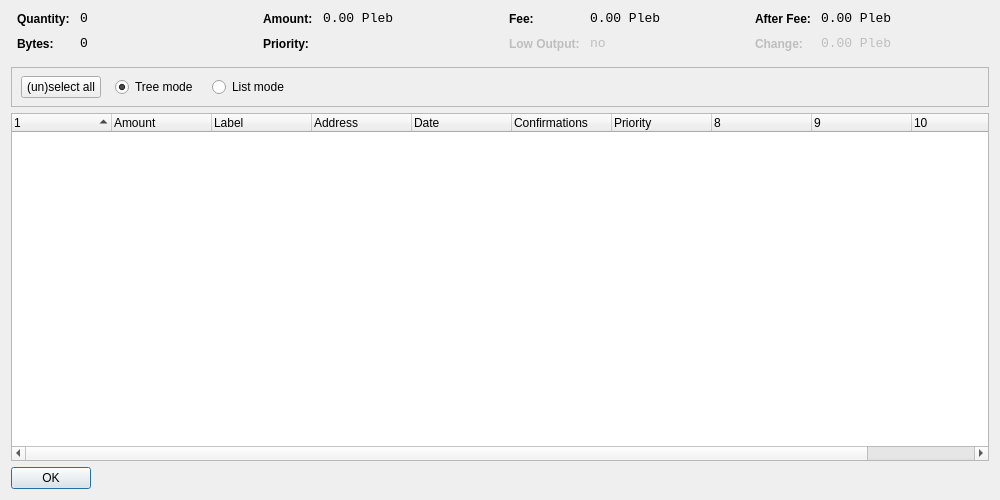
<?xml version="1.0" encoding="UTF-8"?>
<ui version="4.0">
 <class>CoinControlDialog</class>
 <widget class="QDialog" name="CoinControlDialog">
  <property name="geometry">
   <rect>
    <x>0</x>
    <y>0</y>
    <width>1000</width>
    <height>500</height>
   </rect>
  </property>
  <property name="windowTitle">
   <string>Coin Control</string>
  </property>
  <layout class="QVBoxLayout" name="verticalLayout">
   <item>
    <layout class="QHBoxLayout" name="horizontalLayoutTop" stretch="0,0,0,0">
     <property name="topMargin">
      <number>0</number>
     </property>
     <property name="bottomMargin">
      <number>10</number>
     </property>
     <item>
      <layout class="QFormLayout" name="formLayoutCoinControl1">
       <property name="horizontalSpacing">
        <number>10</number>
       </property>
       <property name="verticalSpacing">
        <number>10</number>
       </property>
       <property name="leftMargin">
        <number>6</number>
       </property>
       <property name="rightMargin">
        <number>6</number>
       </property>
       <item row="0" column="0">
        <widget class="QLabel" name="labelCoinControlQuantityText">
         <property name="styleSheet">
          <string notr="true">font-weight:bold;</string>
         </property>
         <property name="text">
          <string>Quantity:</string>
         </property>
        </widget>
       </item>
       <item row="0" column="1">
        <widget class="QLabel" name="labelCoinControlQuantity">
         <property name="font">
          <font>
           <family>Monospace</family>
           <pointsize>10</pointsize>
          </font>
         </property>
         <property name="cursor">
          <cursorShape>IBeamCursor</cursorShape>
         </property>
         <property name="contextMenuPolicy">
          <enum>Qt::ActionsContextMenu</enum>
         </property>
         <property name="text">
          <string notr="true">0</string>
         </property>
         <property name="textInteractionFlags">
          <set>Qt::LinksAccessibleByMouse|Qt::TextSelectableByKeyboard|Qt::TextSelectableByMouse</set>
         </property>
        </widget>
       </item>
       <item row="1" column="0">
        <widget class="QLabel" name="labelCoinControlBytesText">
         <property name="styleSheet">
          <string notr="true">font-weight:bold;</string>
         </property>
         <property name="text">
          <string>Bytes:</string>
         </property>
        </widget>
       </item>
       <item row="1" column="1">
        <widget class="QLabel" name="labelCoinControlBytes">
         <property name="font">
          <font>
           <family>Monospace</family>
           <pointsize>10</pointsize>
          </font>
         </property>
         <property name="cursor">
          <cursorShape>IBeamCursor</cursorShape>
         </property>
         <property name="contextMenuPolicy">
          <enum>Qt::ActionsContextMenu</enum>
         </property>
         <property name="text">
          <string notr="true">0</string>
         </property>
         <property name="textInteractionFlags">
          <set>Qt::LinksAccessibleByMouse|Qt::TextSelectableByKeyboard|Qt::TextSelectableByMouse</set>
         </property>
        </widget>
       </item>
      </layout>
     </item>
     <item>
      <layout class="QFormLayout" name="formLayoutCoinControl2">
       <property name="horizontalSpacing">
        <number>10</number>
       </property>
       <property name="verticalSpacing">
        <number>10</number>
       </property>
       <property name="leftMargin">
        <number>6</number>
       </property>
       <property name="rightMargin">
        <number>6</number>
       </property>
       <item row="0" column="0">
        <widget class="QLabel" name="labelCoinControlAmountText">
         <property name="styleSheet">
          <string notr="true">font-weight:bold;</string>
         </property>
         <property name="text">
          <string>Amount:</string>
         </property>
        </widget>
       </item>
       <item row="0" column="1">
        <widget class="QLabel" name="labelCoinControlAmount">
         <property name="font">
          <font>
           <family>Monospace</family>
           <pointsize>10</pointsize>
          </font>
         </property>
         <property name="cursor">
          <cursorShape>IBeamCursor</cursorShape>
         </property>
         <property name="contextMenuPolicy">
          <enum>Qt::ActionsContextMenu</enum>
         </property>
         <property name="text">
          <string notr="true">0.00 Pleb</string>
         </property>
         <property name="textInteractionFlags">
          <set>Qt::LinksAccessibleByMouse|Qt::TextSelectableByKeyboard|Qt::TextSelectableByMouse</set>
         </property>
        </widget>
       </item>
       <item row="1" column="0">
        <widget class="QLabel" name="labelCoinControlPriorityText">
         <property name="styleSheet">
          <string notr="true">font-weight:bold;</string>
         </property>
         <property name="text">
          <string>Priority:</string>
         </property>
        </widget>
       </item>
       <item row="1" column="1">
        <widget class="QLabel" name="labelCoinControlPriority">
         <property name="font">
          <font>
           <family>Monospace</family>
           <pointsize>10</pointsize>
          </font>
         </property>
         <property name="cursor">
          <cursorShape>IBeamCursor</cursorShape>
         </property>
         <property name="contextMenuPolicy">
          <enum>Qt::ActionsContextMenu</enum>
         </property>
         <property name="text">
          <string/>
         </property>
         <property name="textInteractionFlags">
          <set>Qt::LinksAccessibleByMouse|Qt::TextSelectableByKeyboard|Qt::TextSelectableByMouse</set>
         </property>
        </widget>
       </item>
      </layout>
     </item>
     <item>
      <layout class="QFormLayout" name="formLayoutCoinControl3">
       <property name="horizontalSpacing">
        <number>10</number>
       </property>
       <property name="verticalSpacing">
        <number>10</number>
       </property>
       <property name="leftMargin">
        <number>6</number>
       </property>
       <property name="rightMargin">
        <number>6</number>
       </property>
       <item row="0" column="0">
        <widget class="QLabel" name="labelCoinControlFeeText">
         <property name="styleSheet">
          <string notr="true">font-weight:bold;</string>
         </property>
         <property name="text">
          <string>Fee:</string>
         </property>
        </widget>
       </item>
       <item row="0" column="1">
        <widget class="QLabel" name="labelCoinControlFee">
         <property name="font">
          <font>
           <family>Monospace</family>
           <pointsize>10</pointsize>
          </font>
         </property>
         <property name="cursor">
          <cursorShape>IBeamCursor</cursorShape>
         </property>
         <property name="contextMenuPolicy">
          <enum>Qt::ActionsContextMenu</enum>
         </property>
         <property name="text">
          <string notr="true">0.00 Pleb</string>
         </property>
         <property name="textInteractionFlags">
          <set>Qt::LinksAccessibleByMouse|Qt::TextSelectableByKeyboard|Qt::TextSelectableByMouse</set>
         </property>
        </widget>
       </item>
       <item row="1" column="0">
        <widget class="QLabel" name="labelCoinControlLowOutputText">
         <property name="enabled">
          <bool>false</bool>
         </property>
         <property name="styleSheet">
          <string notr="true">font-weight:bold;</string>
         </property>
         <property name="text">
          <string>Low Output:</string>
         </property>
        </widget>
       </item>
       <item row="1" column="1">
        <widget class="QLabel" name="labelCoinControlLowOutput">
         <property name="enabled">
          <bool>false</bool>
         </property>
         <property name="font">
          <font>
           <family>Monospace</family>
           <pointsize>10</pointsize>
          </font>
         </property>
         <property name="cursor">
          <cursorShape>IBeamCursor</cursorShape>
         </property>
         <property name="contextMenuPolicy">
          <enum>Qt::ActionsContextMenu</enum>
         </property>
         <property name="text">
          <string notr="true">no</string>
         </property>
         <property name="textInteractionFlags">
          <set>Qt::LinksAccessibleByMouse|Qt::TextSelectableByKeyboard|Qt::TextSelectableByMouse</set>
         </property>
        </widget>
       </item>
      </layout>
     </item>
     <item>
      <layout class="QFormLayout" name="formLayoutCoinControl4">
       <property name="horizontalSpacing">
        <number>10</number>
       </property>
       <property name="verticalSpacing">
        <number>10</number>
       </property>
       <property name="leftMargin">
        <number>6</number>
       </property>
       <property name="rightMargin">
        <number>6</number>
       </property>
       <item row="0" column="0">
        <widget class="QLabel" name="labelCoinControlAfterFeeText">
         <property name="styleSheet">
          <string notr="true">font-weight:bold;</string>
         </property>
         <property name="text">
          <string>After Fee:</string>
         </property>
        </widget>
       </item>
       <item row="0" column="1">
        <widget class="QLabel" name="labelCoinControlAfterFee">
         <property name="font">
          <font>
           <family>Monospace</family>
           <pointsize>10</pointsize>
          </font>
         </property>
         <property name="cursor">
          <cursorShape>IBeamCursor</cursorShape>
         </property>
         <property name="contextMenuPolicy">
          <enum>Qt::ActionsContextMenu</enum>
         </property>
         <property name="text">
          <string notr="true">0.00 Pleb</string>
         </property>
         <property name="textInteractionFlags">
          <set>Qt::LinksAccessibleByMouse|Qt::TextSelectableByKeyboard|Qt::TextSelectableByMouse</set>
         </property>
        </widget>
       </item>
       <item row="1" column="0">
        <widget class="QLabel" name="labelCoinControlChangeText">
         <property name="enabled">
          <bool>false</bool>
         </property>
         <property name="styleSheet">
          <string notr="true">font-weight:bold;</string>
         </property>
         <property name="text">
          <string>Change:</string>
         </property>
        </widget>
       </item>
       <item row="1" column="1">
        <widget class="QLabel" name="labelCoinControlChange">
         <property name="enabled">
          <bool>false</bool>
         </property>
         <property name="font">
          <font>
           <family>Monospace</family>
           <pointsize>10</pointsize>
          </font>
         </property>
         <property name="cursor">
          <cursorShape>IBeamCursor</cursorShape>
         </property>
         <property name="contextMenuPolicy">
          <enum>Qt::ActionsContextMenu</enum>
         </property>
         <property name="text">
          <string notr="true">0.00 Pleb</string>
         </property>
         <property name="textInteractionFlags">
          <set>Qt::LinksAccessibleByMouse|Qt::TextSelectableByKeyboard|Qt::TextSelectableByMouse</set>
         </property>
        </widget>
       </item>
      </layout>
     </item>
    </layout>
   </item>
   <item>
    <widget class="QFrame" name="frame">
     <property name="minimumSize">
      <size>
       <width>0</width>
       <height>40</height>
      </size>
     </property>
     <property name="frameShape">
      <enum>QFrame::StyledPanel</enum>
     </property>
     <property name="frameShadow">
      <enum>QFrame::Sunken</enum>
     </property>
     <widget class="QWidget" name="horizontalLayoutWidget">
      <property name="geometry">
       <rect>
        <x>10</x>
        <y>0</y>
        <width>781</width>
        <height>41</height>
       </rect>
      </property>
      <layout class="QHBoxLayout" name="horizontalLayoutPanel" stretch="0,0,0,0,0">
       <property name="spacing">
        <number>14</number>
       </property>
       <item>
        <widget class="QPushButton" name="pushButtonSelectAll">
         <property name="sizePolicy">
          <sizepolicy hsizetype="Maximum" vsizetype="Fixed">
           <horstretch>0</horstretch>
           <verstretch>0</verstretch>
          </sizepolicy>
         </property>
         <property name="text">
          <string>(un)select all</string>
         </property>
        </widget>
       </item>
       <item>
        <widget class="QRadioButton" name="radioTreeMode">
         <property name="sizePolicy">
          <sizepolicy hsizetype="Maximum" vsizetype="Fixed">
           <horstretch>0</horstretch>
           <verstretch>0</verstretch>
          </sizepolicy>
         </property>
         <property name="text">
          <string>Tree mode</string>
         </property>
         <property name="checked">
          <bool>true</bool>
         </property>
        </widget>
       </item>
       <item>
        <widget class="QRadioButton" name="radioListMode">
         <property name="sizePolicy">
          <sizepolicy hsizetype="Maximum" vsizetype="Fixed">
           <horstretch>0</horstretch>
           <verstretch>0</verstretch>
          </sizepolicy>
         </property>
         <property name="text">
          <string>List mode</string>
         </property>
        </widget>
       </item>
       <item>
        <spacer name="horizontalSpacer">
         <property name="orientation">
          <enum>Qt::Horizontal</enum>
         </property>
         <property name="sizeHint" stdset="0">
          <size>
           <width>40</width>
           <height>20</height>
          </size>
         </property>
        </spacer>
       </item>
      </layout>
     </widget>
    </widget>
   </item>
   <item>
    <widget class="CoinControlTreeWidget" name="treeWidget">
     <property name="contextMenuPolicy">
      <enum>Qt::CustomContextMenu</enum>
     </property>
     <property name="sortingEnabled">
      <bool>false</bool>
     </property>
     <property name="columnCount">
      <number>11</number>
     </property>
     <attribute name="headerShowSortIndicator" stdset="0">
      <bool>true</bool>
     </attribute>
     <attribute name="headerStretchLastSection">
      <bool>false</bool>
     </attribute>
     <column>
      <property name="text">
       <string/>
      </property>
     </column>
     <column>
      <property name="text">
       <string>Amount</string>
      </property>
     </column>
     <column>
      <property name="text">
       <string>Label</string>
      </property>
     </column>
     <column>
      <property name="text">
       <string>Address</string>
      </property>
     </column>
     <column>
      <property name="text">
       <string>Date</string>
      </property>
     </column>
     <column>
      <property name="text">
       <string>Confirmations</string>
      </property>
      <property name="toolTip">
       <string>Confirmed</string>
      </property>
     </column>
     <column>
      <property name="text">
       <string>Priority</string>
      </property>
     </column>
     <column>
      <property name="text">
       <string/>
      </property>
     </column>
     <column>
      <property name="text">
       <string/>
      </property>
     </column>
     <column>
      <property name="text">
       <string/>
      </property>
     </column>
     <column>
      <property name="text">
       <string/>
      </property>
     </column>
    </widget>
   </item>
   <item>
    <widget class="QDialogButtonBox" name="buttonBox">
     <property name="sizePolicy">
      <sizepolicy hsizetype="Maximum" vsizetype="Fixed">
       <horstretch>0</horstretch>
       <verstretch>0</verstretch>
      </sizepolicy>
     </property>
     <property name="orientation">
      <enum>Qt::Horizontal</enum>
     </property>
     <property name="standardButtons">
      <set>QDialogButtonBox::Ok</set>
     </property>
    </widget>
   </item>
  </layout>
 </widget>
 <customwidgets>
  <customwidget>
   <class>CoinControlTreeWidget</class>
   <extends>QTreeWidget</extends>
   <header>coincontroltreewidget.h</header>
  </customwidget>
 </customwidgets>
 <resources/>
 <connections/>
</ui>
